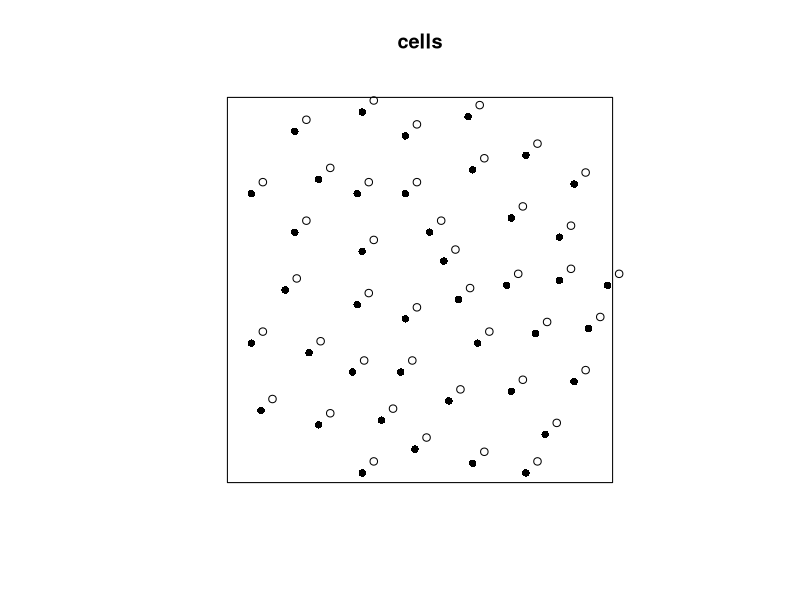

Source code (R):
library(spatstat)


### Name: shift.ppp
### Title: Apply Vector Translation To Point Pattern
### Aliases: shift.ppp
### Keywords: spatial manip

### ** Examples

  data(cells)
  X <- shift(cells, c(2,3))
  ## Not run: 
##D   plot(X)
##D   # no discernible difference except coordinates are different
##D   
## End(Not run)
  plot(cells, pch=16)
  plot(shift(cells, c(0.03,0.03)), add=TRUE)

  shift(cells, origin="mid")
